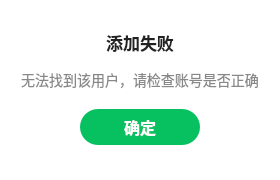
<?xml version="1.0" encoding="UTF-8"?>
<ui version="4.0">
 <class>FindFailDlg</class>
 <widget class="QDialog" name="FindFailDlg">
  <property name="geometry">
   <rect>
    <x>0</x>
    <y>0</y>
    <width>280</width>
    <height>180</height>
   </rect>
  </property>
  <property name="minimumSize">
   <size>
    <width>280</width>
    <height>180</height>
   </size>
  </property>
  <property name="maximumSize">
   <size>
    <width>280</width>
    <height>180</height>
   </size>
  </property>
  <property name="windowTitle">
   <string>Dialog</string>
  </property>
  <property name="styleSheet">
   <string notr="true">
QDialog#FindFailDlg {
    background-color: #ffffff;
    border-radius: 10px;
}
QLabel#label_fail_tip {
    font-size: 17px;
    font-weight: bold;
    color: #222222;
}
QLabel#label_fail_tip2 {
    font-size: 14px;
    color: #888888;
}
QPushButton#btn_fail_sure {
    background-color: #07c160;
    color: white;
    border: none;
    border-radius: 18px;
    font-size: 16px;
    font-weight: 500;
    padding: 5px 0;
}
QPushButton#btn_fail_sure:hover {
    background-color: #06ad56;
}
QPushButton#btn_fail_sure:pressed {
    background-color: #059a4a;
}
   </string>
  </property>
  <layout class="QVBoxLayout" name="verticalLayout">
   <property name="leftMargin">
    <number>20</number>
   </property>
   <property name="topMargin">
    <number>20</number>
   </property>
   <property name="rightMargin">
    <number>20</number>
   </property>
   <property name="bottomMargin">
    <number>20</number>
   </property>
   <property name="spacing">
    <number>12</number>
   </property>
   <item>
    <spacer name="verticalSpacer">
     <property name="orientation">
      <enum>Qt::Vertical</enum>
     </property>
     <property name="sizeType">
      <enum>QSizePolicy::Fixed</enum>
     </property>
     <property name="sizeHint" stdset="0">
      <size>
       <width>20</width>
       <height>10</height>
      </size>
     </property>
    </spacer>
   </item>
   <item>
    <widget class="QLabel" name="label_fail_tip">
     <property name="minimumSize">
      <size>
       <width>0</width>
       <height>25</height>
      </size>
     </property>
     <property name="maximumSize">
      <size>
       <width>16777215</width>
       <height>25</height>
      </size>
     </property>
     <property name="text">
      <string>添加失败</string>
     </property>
     <property name="alignment">
      <set>Qt::AlignCenter</set>
     </property>
    </widget>
   </item>
   <item>
    <widget class="QLabel" name="label_fail_tip2">
     <property name="minimumSize">
      <size>
       <width>0</width>
       <height>25</height>
      </size>
     </property>
     <property name="maximumSize">
      <size>
       <width>16777215</width>
       <height>25</height>
      </size>
     </property>
     <property name="text">
      <string>无法找到该用户，请检查账号是否正确</string>
     </property>
     <property name="alignment">
      <set>Qt::AlignCenter</set>
     </property>
    </widget>
   </item>
   <item>
    <widget class="QWidget" name="widget" native="true">
     <layout class="QHBoxLayout" name="horizontalLayout">
      <property name="spacing">
       <number>0</number>
      </property>
      <property name="leftMargin">
       <number>0</number>
      </property>
      <property name="topMargin">
       <number>0</number>
      </property>
      <property name="rightMargin">
       <number>0</number>
      </property>
      <property name="bottomMargin">
       <number>0</number>
      </property>
      <item>
       <spacer name="horizontalSpacer">
        <property name="orientation">
         <enum>Qt::Horizontal</enum>
        </property>
        <property name="sizeHint" stdset="0">
         <size>
          <width>40</width>
          <height>20</height>
         </size>
        </property>
       </spacer>
      </item>
      <item>
       <widget class="ClickedBtn" name="btn_fail_sure">
        <property name="minimumSize">
         <size>
          <width>120</width>
          <height>36</height>
         </size>
        </property>
        <property name="maximumSize">
         <size>
          <width>120</width>
          <height>36</height>
         </size>
        </property>
        <property name="text">
         <string>确定</string>
        </property>
       </widget>
      </item>
      <item>
       <spacer name="horizontalSpacer_2">
        <property name="orientation">
         <enum>Qt::Horizontal</enum>
        </property>
        <property name="sizeHint" stdset="0">
         <size>
          <width>40</width>
          <height>20</height>
         </size>
        </property>
       </spacer>
      </item>
     </layout>
    </widget>
   </item>
   <item>
    <spacer name="verticalSpacer_2">
     <property name="orientation">
      <enum>Qt::Vertical</enum>
     </property>
     <property name="sizeType">
      <enum>QSizePolicy::Fixed</enum>
     </property>
     <property name="sizeHint" stdset="0">
      <size>
       <width>20</width>
       <height>10</height>
      </size>
     </property>
    </spacer>
   </item>
  </layout>
 </widget>
 <customwidgets>
  <customwidget>
   <class>ClickedBtn</class>
   <extends>QPushButton</extends>
   <header>clickedbtn.h</header>
  </customwidget>
 </customwidgets>
 <resources/>
 <connections/>
</ui>
